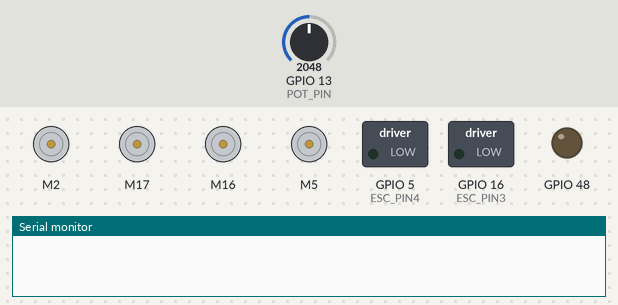
This program was run on a simulated ESP32-S3. Parts: 4 × DC motor (green arrow = forward, orange = backward, longer = faster), switched loads named in the program (green lamp = pin HIGH), output pins drawn as LEDs (lit = HIGH), the last lines printed to the serial monitor. Inputs (shaded band) come from the test bench; at power-on: GPIO 13 (POT_PIN) = 2048.

Above: at 0.0 s.
At 1.1 s:
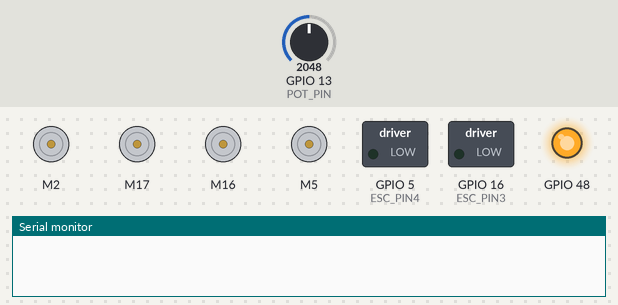
At 21.1 s:
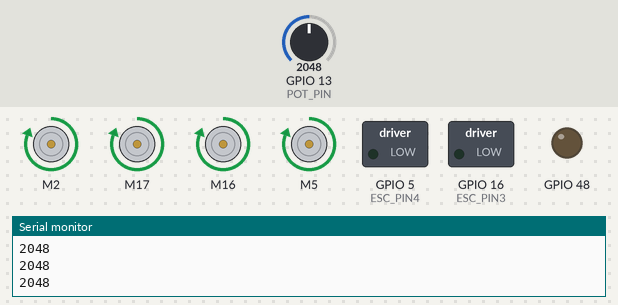
Timing chart, 0 to 22.6 s (numbered marks = the images above):
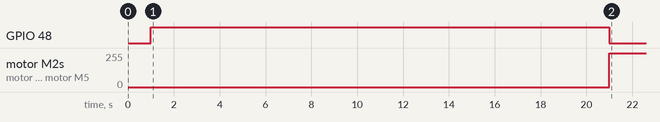

The program:

main.cpp
```cpp
/* Note: the following code is a modification of the Knob Example that
* comes with the ESC library, so that it works with an ESP32 DevKit V1
* and my particular ESC (generic 30A) and brushless motor (generic 2200KV)
*/

#include <ESP32Servo.h> // ESP32Servo library installed by Library Manager
#include "ESC.h" // RC_ESP library installed by Library Manager

#define ESC_PIN1 (2) // connected to ESC control wire
#define ESC_PIN2 (17) // connected to ESC control wire
#define ESC_PIN3 (16) // connected to ESC control wire
#define ESC_PIN4 (5) // connected to ESC control wire
#define POT_PIN (13) // Analog pin used to connect the potentiometer center pin

// Note: the following speeds may need to be modified for your particular hardware.
#define MIN_SPEED 1000 // speed just slow enough to turn motor off
#define MAX_SPEED 1240 // speed where my motor drew 3.6 amps at 12v.

ESC myESC1 (ESC_PIN1, MIN_SPEED, MAX_SPEED, 127); // ESC_Name (PIN, Minimum Value, Maximum Value, Arm Value)
ESC myESC2 (ESC_PIN2, MIN_SPEED, MAX_SPEED, 127); // ESC_Name (PIN, Minimum Value, Maximum Value, Arm Value)
ESC myESC3 (ESC_PIN3, MIN_SPEED, MAX_SPEED, 127); // ESC_Name (PIN, Minimum Value, Maximum Value, Arm Value)
ESC myESC4 (ESC_PIN4, MIN_SPEED, MAX_SPEED, 127); // ESC_Name (PIN, Minimum Value, Maximum Value, Arm Value)

long int val; // variable to read the value from the analog pin

void setup() {
Serial.begin(115200);
//analogReadResolution(6);
delay(1000);
pinMode(POT_PIN, INPUT);
pinMode(ESC_PIN1, OUTPUT); //set motor pins to output
pinMode(ESC_PIN2, OUTPUT);
pinMode(ESC_PIN3, OUTPUT);
pinMode(ESC_PIN4, OUTPUT);

pinMode(LED_BUILTIN, OUTPUT);
digitalWrite(LED_BUILTIN, HIGH); // set led to on to indicate arming
myESC1.arm(); // Send the Arm command to ESC
delay(5000); // Wait a while
myESC2.arm();
delay(5000); // Wait a while
myESC3.arm();
delay(5000); // Wait a while
myESC4.arm();
delay(5000); // Wait a while
digitalWrite(LED_BUILTIN, LOW); // led off to indicate arming completed

// the following loop turns on the motor slowly, so get ready
/*for (int i=0; i<350; i++){ // run speed from 840 to 1190
myESC1.speed(MIN_SPEED-200+i); // motor starts up about half way through loop
myESC2.speed(MIN_SPEED-200+i); // motor starts up about half way through loop
myESC3.speed(MIN_SPEED-200+i); // motor starts up about half way through loop
myESC4.speed(MIN_SPEED-200+i); // motor starts up about half way through loop
delay(10);
}*/
} // speed will now jump to pot setting

void loop() {
val = analogRead(POT_PIN); // read the pot (value between 0 and 4095 for ESP32 12 bit A to D)
Serial.println(val);
val = map(val, 0, 1023, MIN_SPEED, MAX_SPEED); // scale pot reading to valid speed range
myESC1.speed(val); // sets the ESC speed
myESC2.speed(val); // sets the ESC speed
myESC3.speed(val); // sets the ESC speed
myESC4.speed(val); // sets the ESC speed
delay(10); // Wait for a while
}
```

Measured:
- by itself, motor M2, motor M17, motor M16, motor M5: stopped → forward 255/255 at 21.0 s
